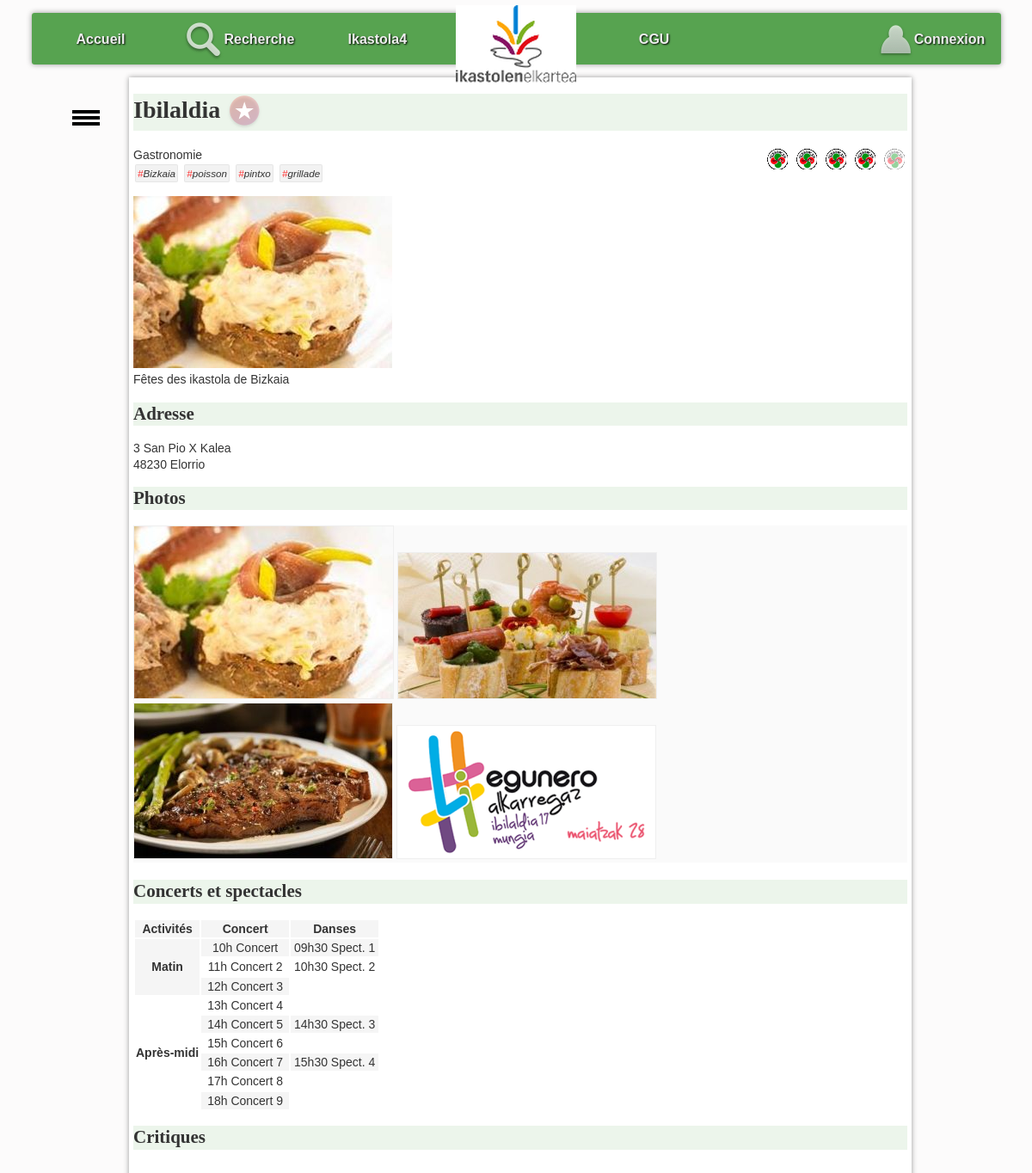
The app's page /?action=detail&idF=2 with its own data.
### tables this page shows
CREATE TABLE `fete` (
  `idF` bigint(20) NOT NULL,
  `nomF` varchar(255) DEFAULT NULL,
  `numAdrF` varchar(20) DEFAULT NULL,
  `voieAdrF` varchar(255) DEFAULT NULL,
  `cpF` char(5) DEFAULT NULL,
  `villeF` varchar(255) DEFAULT NULL,
  `latitudeDegF` float DEFAULT NULL,
  `longitudeDegF` float DEFAULT NULL,
  `descF` text,
  `horairesF` text
);

CREATE TABLE `typeGastronomie` (
  `idTG` bigint(20) NOT NULL,
  `libelleTG` varchar(255) DEFAULT NULL
);

CREATE TABLE `photo` (
  `idP` bigint(20) NOT NULL,
  `cheminP` varchar(255) DEFAULT NULL,
  `idF` bigint(20) DEFAULT NULL
);

### controleur/detailFete.php (called while the page is built, shortened)
<?php
include_once "$racine/modele/bd.fete.inc.php";
include_once "$racine/modele/bd.typeGastronomie.inc.php";
include_once "$racine/modele/bd.photo.inc.php";
include_once "$racine/modele/bd.critiquer.inc.php";
include_once "$racine/modele/bd.aimer.inc.php";
$idF = $_GET["idF"];
$uneFete = getFeteByIdF($idF);
$lesTypesGastronomie = getTypesGastronomieByIdF($idF);
$lesPhotos = getPhotosByIdF($idF);
$noteMoy = round(getNoteMoyenneByIdF($idF), 0);
$mailU = getMailULoggedOn();
$aimer = getAimerById($mailU, $idF);
include "$racine/vue/entete.html.php";
include "$racine/vue/vuedetailFete.php";
include "$racine/vue/pied.html.php";

### index.php (called while the page is built, shortened)
<?php
include "getRacine.php";
if (isset($_GET["action"])){
    $action = $_GET["action"];
}
else{
    $action = "defaut";
}
$fichier = controleurPrincipal($action);
include "$racine/controleur/$fichier";

### modele/bd.fete.inc.php (called while the page is built, shortened)
<?php
function getFeteByIdF($idF) {
    try {
        $cnx = connexionPDO();
        $req = $cnx->prepare("select * from fete where idF=:idF");
        $req->bindValue(':idF', $idF, PDO::PARAM_INT);
        $req->execute();
        $resultat = $req->fetch(PDO::FETCH_ASSOC);
    } catch (PDOException $e) {
        print "Erreur !: " . $e->getMessage();
        die();
    }
    return $resultat;
}

### modele/bd.aimer.inc.php (called while the page is built, shortened)
<?php
function getAimerById($mailU, $idF)
{
    try {
        $cnx = connexionPDO();
        $req = $cnx->prepare("select * from aimer where mailU=:mailU and  idF=:idF");
        $req->bindValue(':idF', $idF, PDO::PARAM_INT);
        $req->bindValue(':mailU', $mailU, PDO::PARAM_STR);
        $req->execute();
        $resultat = $req->fetch(PDO::FETCH_ASSOC);
    } catch (PDOException $e) {
        print "Erreur !: " . $e->getMessage();
        die();
    }
    return $resultat;
}

### modele/bd.critiquer.inc.php (called while the page is built, shortened)
<?php
function getNoteMoyenneByIdF($idF)
{
    try {
        $cnx = connexionPDO();
        $req = $cnx->prepare("select avg(note) from critiquer where idF=:idF");
        $req->bindValue(':idF', $idF, PDO::PARAM_INT);
        $req->execute();
        $resultat = $req->fetch(PDO::FETCH_ASSOC);
    } catch (PDOException $e) {
        print "Erreur !: " . $e->getMessage();
        die();
    }
    if ($resultat["avg(note)"] != NULL) {
        return $resultat["avg(note)"];
    } else {
        return 0;
    }
}

### modele/bd.typeGastronomie.inc.php (called while the page is built, shortened)
<?php
function getTypesGastronomieByIdF($idF){
    $resultat = array();
    try {
        $cnx = connexionPDO();
        $req = $cnx->prepare("select typeGastronomie.* from typeGastronomie,proposer where typeGastronomie.idTG = proposer.idTG and proposer.idF = :idF");
        $req->bindValue(':idF', $idF, PDO::PARAM_INT);
        $req->execute();
        $ligne = $req->fetch(PDO::FETCH_ASSOC);
        while ($ligne) {
            $resultat[] = $ligne;
            $ligne = $req->fetch(PDO::FETCH_ASSOC);
        }
    } catch (PDOException $e) {
        print "Erreur !: " . $e->getMessage();
        die();
    }
    return $resultat;
}

### modele/bd.photo.inc.php (called while the page is built, shortened)
<?php
function getPhotosByIdF($idF) {
    $resultat = array();
    try {
        $cnx = connexionPDO();
        $req = $cnx->prepare("select * from photo where idF=:idF");
        $req->bindValue(':idF', $idF, PDO::PARAM_INT);
        $req->execute();
        $ligne = $req->fetch(PDO::FETCH_ASSOC);
        while ($ligne) {
            $resultat[] = $ligne;
            $ligne = $req->fetch(PDO::FETCH_ASSOC);
        }
    } catch (PDOException $e) {
        print "Erreur !: " . $e->getMessage();
        die();
    }
    return $resultat;
}

### vue/vueDetailFete.php (the view, shortened to what this page needs)
<h1><?= $uneFete['nomF']; ?>
    <?php if ($aimer != false) { ?>
        <a href="./?action=aimer&idF=<?= $uneFete['idF']; ?>"><img class="aimer" src="images/aime.png"
                                                                   alt="j'aime cette fête"></a>
    <?php } else { ?>
        <a href="./?action=aimer&idF=<?= $uneFete['idF']; ?>"><img class="aimer" src="images/aimepas.png"
                                                                   alt="je n'aime pas encore cette fête"></a>
    <?php } ?>
</h1>
<span id="note">
    <?php for ($i = 1; $i <= 5; $i++) { ?>
        <a class="aimer" href="./?action=noter&note=<?= $i ?>&idF=<?= $uneFete['idF']; ?>">
            <?php if ($i <= $noteMoy) { ?>
                <img class="note" src="images/like.png" alt="">
            <?php } else {
                ?>
                <img class="note" src="images/neutre.png" alt="line neutre">
            <?php } ?>
        </a>
    <?php } ?>
</span>
<section>
    Gastronomie <br/>
    <ul id="tagFood">
        <?php for ($j = 0; $j < count($lesTypesGastronomie); $j++) { ?>
            <li class="tag"><span class="tag">#</span><?= $lesTypesGastronomie[$j]["libelleTG"] ?></li>
        <?php } ?>
    </ul>
</section>
<p id="principal">
    <?php if (count($lesPhotos) > 0) { ?>
        <img src="photos/<?= $lesPhotos[0]["cheminP"] ?>" alt="photo de la fête"/>
    <?php } ?>
    <br/>
    <?= $uneFete['descF']; ?>
</p>
<h2 id="adresse">
    Adresse
</h2>
<p>
    <?= $uneFete['numAdrF']; ?>
    <?= $uneFete['voieAdrF']; ?><br/>
    <?= $uneFete['cpF']; ?>
    <?= $uneFete['villeF']; ?>
</p>
<h2 id="photos">
    Photos
</h2>
<ul id="galerie">
    <?php for ($i = 0; $i < count($lesPhotos); $i++) { ?>
        <li><img class="galerie" src="photos/<?= $lesPhotos[$i]["cheminP"] ?>" alt=""/></li>
    <?php } ?>
</ul>
<h2 id="horaires">
    Concerts et spectacles
</h2>
<?= $uneFete['horairesF']; ?>
<h2 id="crit">Critiques</h2>

### css/base.css (style rules this page uses)
:root { --largeurPage: 900px; --largeurMenuCont : 200px; --margeCalc: calc((100% - var(--largeurPage)) / 2); --margeMenuHaut : 15px; --hauteurMenuGene:60px; --coulA1:#5A7694; --coulA2:#D7E5ED; --coulB1:#566459; --coulB2:#90974A; --coulC:#CDBCA0; --fondC:#fcfbfb; --padding_cote:5px; }
body { font-family: Arial; color : #333; font-size : 14px; line-height : 1.3; scroll-behavior: smooth; background-color : var(--fondC); }
a.aimer { text-decoration: none; }

### css/cgu.css (style rules this page uses)
h1,h2,h3,h4 { font-family: Futura; background-color : rgba(69, 153, 62, 0.1); }
td.cell { text-align : center; width : 100px; }
tr:nth-child(odd) { background-color : rgb(245,245,245); }

### css/corps.css (style rules this page uses)
#tagFood { display:inline-block; padding-left : 0px; font-style: italic; font-size: smaller; margin : 0px; }
li.tag { display:inline-block; border:1px solid rgba(0,0,0,0.05); background-color:rgba(0,0,0,0.05); padding:2px; margin:2px; border-radius: 2px; }
span.tag { color:rgb(255,50,50); }
#galerie { margin-top : 0px; margin-bottom : 20px; padding-left : 0px; background-color : rgb(250,250,250); }
#galerie li { display : inline-block; }
img.note { padding-left : 1px; vertical-align : sub; }
img.galerie { border:1px solid rgb(239,239,239); }
#note { float : right; }
img.aimer { vertical-align : middle; }

### records on screen
fete: nomF "Ibilaldia", descF "Fêtes des ikastola de Bizkaia", numAdrF "3", voieAdrF "San Pio X Kalea", cpF "48230", villeF "Elorrio", horairesF "Activités Concert Danses Matin 10h Concert 09h30 Spect. 1 11h Concert 2 10h30 Spect. 2 12h Concert 3 Après-midi 13h Concert 4 14h Concert 5 14h30 Spect. 3 15h Concert 6 16h Concert 7 15h30 Spect. 4 17h Concert 8 18h Concert 9"
typegastronomie: libelleTG "Bizkaia"
typegastronomie: libelleTG "poisson"
typegastronomie: libelleTG "pintxo"
typegastronomie: libelleTG "grillade"
photo: cheminP (picture)
photo: cheminP (picture)
photo: cheminP (picture)
photo: cheminP (picture)
